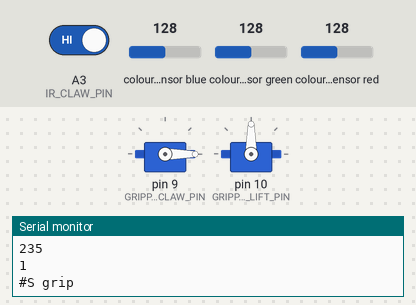
Simulated run of this sketch. Board: Arduino Uno, built with avr-gcc and run on an emulated ATmega328P. Shown: 2 × servo, the last lines printed to the serial monitor. Wiring (inferred from the names in the program): TCS34725 colour sensor at I2C address 0x29. The test bench sets the inputs (shaded band); at power-on: A3 (IR_CLAW_PIN) HIGH, colour sensor blue 128, colour sensor green 128, colour sensor red 128.

Above: at 0.1 s.
At 0.5 s:
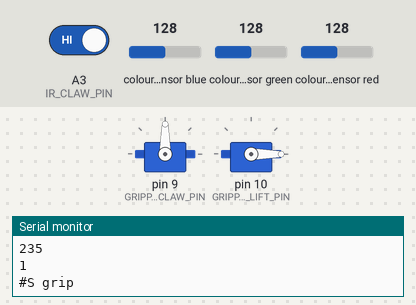
At 0.9 s:
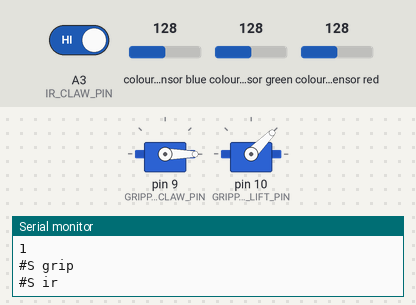
Timing chart, 0 to 2.4 s (numbered marks = the images above):
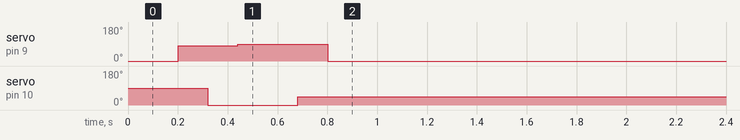

The sketch:

gripper-forms.ino
```cpp
// N19 G0.2: the C++ forms of the gripper car (plan §4.3, D-G7), run on avr8js against the TS TCS34725 model by
// spikes/avr8js/run-gripper-forms.ts. What the generator is to write for ref-uno-gripper@0: Servo.h for the claw (D9) and the
// lift (D10), both clamped to 0..90 by gripperSet; the IR between the jaws on A3 (LOW = an object); the TCS34725 at 0x29 over raw
// Wire (arduino:avr 1.8.8's Wire 1.0, no Adafruit library), classified by the integer COLOR_RULES table.
// Each section prints "#S <name>" and what it read; the harness scripts the inputs in µs from the start of setup() and checks the
// lines, the servo pulses and every TWI transaction against the TS side. The times below are millis() (from Timer0's start).
#include <Servo.h>
#include <Wire.h>

#define GRIPPER_CLAW_PIN 9
#define GRIPPER_LIFT_PIN 10
#define IR_CLAW_PIN A3
#define COLOR_ADDR 0x29

Servo gripperClaw;
Servo gripperLift;
uint16_t colorC = 0;
uint16_t colorR = 0;
uint16_t colorG = 0;
uint16_t colorB = 0;

// GRIPPER HELPERS begin (the generated forms; gripper-costs.ino carries the same text, the runner checks it)
void gripperSet(Servo &servo, long angle) {
  if (angle < 0L) angle = 0L;
  if (angle > 90L) angle = 90L;
  servo.write((int)angle);
}

// COLOR_RULES begin (colorRulesCpp() of spikes/avr8js/color-rules.ts; the runner checks this copy)
#define COLOR_RULE_COUNT 7
const uint16_t COLOR_RULES[COLOR_RULE_COUNT][9] PROGMEM = {
  {6, 0, 299, 0, 1000, 0, 1000, 0, 1000},
  {0, 0, 65535, 500, 1000, 0, 299, 0, 1000},
  {1, 0, 65535, 0, 329, 420, 1000, 0, 1000},
  {2, 0, 65535, 0, 299, 0, 1000, 420, 1000},
  {4, 12000, 65535, 0, 419, 0, 1000, 230, 1000},
  {3, 0, 65535, 380, 1000, 330, 1000, 0, 229},
  {5, 0, 3999, 0, 1000, 0, 1000, 0, 1000},
};
// COLOR_RULES end

// One register write: the command byte (CMD bit, repeated-byte protocol, the register) and the value.
void colorWrite(uint8_t reg, uint8_t value) {
  Wire.beginTransmission(COLOR_ADDR);
  Wire.write((uint8_t)(0x80 | reg));
  Wire.write(value);
  Wire.endTransmission();
}

// ATIME 0xEB (21 cycles, 50.4 ms), gain 4x, power on, 3 ms (> 2.4 ms) later the RGBC, then 54 ms for the first window
// (2.4 ms RGBC Init + 50.4 ms). The 3 ms timeout resets the TWI if the bus hangs, so a missing sensor never blocks the program.
void colorBegin() {
  Wire.begin();
  Wire.setWireTimeout(3000, true);
  colorWrite(0x01, 0xEB);
  colorWrite(0x0F, 0x01);
  colorWrite(0x00, 0x01);
  delay(3);
  colorWrite(0x00, 0x03);
  delay(54);
}

// C, R, G, B in one auto-increment read from CDATAL (command 0xB4), little-endian. A NACK or a short read gives zeros.
void colorFetch() {
  Wire.beginTransmission(COLOR_ADDR);
  Wire.write((uint8_t)0xB4);
  if (Wire.endTransmission() != 0 || Wire.requestFrom((uint8_t)COLOR_ADDR, (uint8_t)8) != 8) {
    colorC = 0;
    colorR = 0;
    colorG = 0;
    colorB = 0;
    return;
  }
  uint8_t bytes[8];
  for (uint8_t i = 0; i < 8; i++) {
    bytes[i] = (uint8_t)Wire.read();
  }
  colorC = (uint16_t)bytes[0] | ((uint16_t)bytes[1] << 8);
  colorR = (uint16_t)bytes[2] | ((uint16_t)bytes[3] << 8);
  colorG = (uint16_t)bytes[4] | ((uint16_t)bytes[5] << 8);
  colorB = (uint16_t)bytes[6] | ((uint16_t)bytes[7] << 8);
}

// The first rule whose C and per-mille (of r + g + b, truncated) are inside its bounds; 6 (unknown) when none is.
uint8_t colorClassify() {
  unsigned long sum = (unsigned long)colorR + colorG + colorB;
  uint16_t r = sum == 0UL ? 0 : (uint16_t)((colorR * 1000UL) / sum);
  uint16_t g = sum == 0UL ? 0 : (uint16_t)((colorG * 1000UL) / sum);
  uint16_t b = sum == 0UL ? 0 : (uint16_t)((colorB * 1000UL) / sum);
  for (uint8_t i = 0; i < COLOR_RULE_COUNT; i++) {
    const uint16_t *rule = COLOR_RULES[i];
    if (colorC >= pgm_read_word(&rule[1]) && colorC <= pgm_read_word(&rule[2]) &&
        r >= pgm_read_word(&rule[3]) && r <= pgm_read_word(&rule[4]) &&
        g >= pgm_read_word(&rule[5]) && g <= pgm_read_word(&rule[6]) &&
        b >= pgm_read_word(&rule[7]) && b <= pgm_read_word(&rule[8])) {
      return (uint8_t)pgm_read_word(&rule[0]);
    }
  }
  return 6;
}

bool colorIs(uint8_t n) {
  colorFetch();
  return colorClassify() == n;
}

// 0 red, 1 green, 2 blue, 3 clear.
long colorRaw(uint8_t k) {
  colorFetch();
  if (k == 0) return (long)colorR;
  if (k == 1) return (long)colorG;
  if (k == 2) return (long)colorB;
  return (long)colorC;
}
// GRIPPER HELPERS end

// Spike diagnostic, not a generated form: one register read (repeated-byte command); 0 on a NACK.
uint8_t colorRead8(uint8_t reg) {
  Wire.beginTransmission(COLOR_ADDR);
  Wire.write((uint8_t)(0x80 | reg));
  if (Wire.endTransmission() != 0 || Wire.requestFrom((uint8_t)COLOR_ADDR, (uint8_t)1) != 1) {
    return 0;
  }
  return (uint8_t)Wire.read();
}

void section(const __FlashStringHelper *name) {
  Serial.print(F("#S "));
  Serial.println(name);
}

void waitUntil(unsigned long ms) {
  while (millis() < ms) {
  }
}

void setup() {
  Serial.begin(9600);
  gripperClaw.attach(GRIPPER_CLAW_PIN);
  gripperClaw.write(0);
  gripperLift.attach(GRIPPER_LIFT_PIN);
  gripperLift.write(90);
  pinMode(IR_CLAW_PIN, INPUT);
  colorBegin();

  section(F("id"));
  Serial.println(colorRead8(0x12));
  Serial.println(colorRead8(0x13));
  Serial.println(colorRead8(0x01));
  Serial.println(colorRead8(0x0F));

  // Claw: 0 → 80 → 120 (90) → 0. Lift: 90 → 0 → -10 (0) → 45.
  section(F("grip"));
  waitUntil(200);
  gripperSet(gripperClaw, 80L);
  waitUntil(320);
  gripperSet(gripperLift, 0L);
  waitUntil(440);
  gripperSet(gripperClaw, 120L);
  waitUntil(560);
  gripperSet(gripperLift, -10L);
  waitUntil(680);
  gripperSet(gripperLift, 45L);
  waitUntil(800);
  gripperSet(gripperClaw, 0L);

  // The harness drives A3 HIGH (nothing between the jaws), then LOW from 1050 ms.
  section(F("ir"));
  waitUntil(1000);
  Serial.println(digitalRead(IR_CLAW_PIN) == LOW);
  waitUntil(1100);
  Serial.println(digitalRead(IR_CLAW_PIN) == LOW);

  // Seven lights of 250 ms each from 1500 ms (red, green, blue, yellow, white, black, none), read 150 ms into each: by then
  // a whole window (2.4 ms Init + 50.4 ms) has run in that light. Per light: C R G B, then colorIs(0..6).
  section(F("color"));
  for (uint8_t k = 0; k < 7; k++) {
    waitUntil(1500UL + 250UL * k + 150UL);
    Serial.print(colorRaw(3));
    Serial.print(' ');
    Serial.print(colorRaw(0));
    Serial.print(' ');
    Serial.print(colorRaw(1));
    Serial.print(' ');
    Serial.println(colorRaw(2));
    for (uint8_t n = 0; n < 7; n++) {
      Serial.print(colorIs(n));
    }
    Serial.println();
  }

  section(F("end"));
  Serial.println(Wire.getWireTimeoutFlag());
}

void loop() {
}
```
